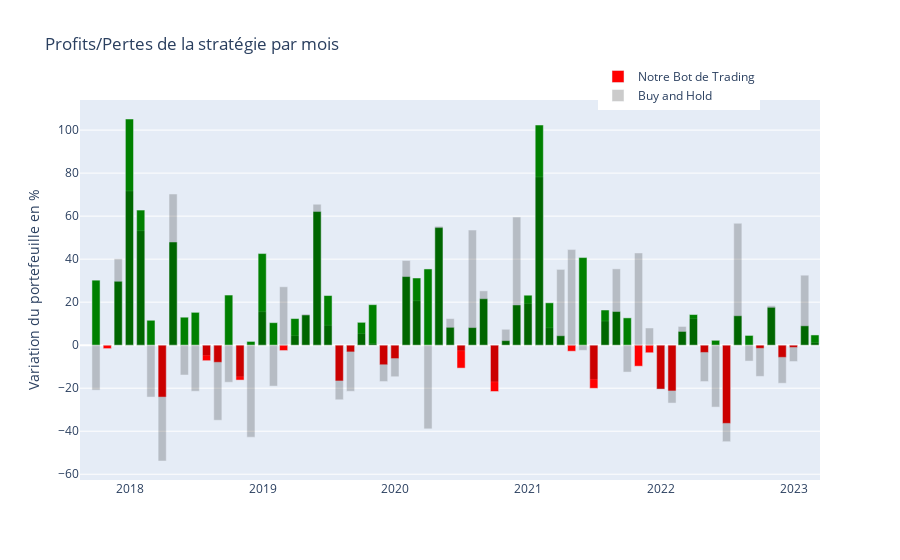

Notebook cell for this chart:
### Code cell
print (rapport)
util_TA.affiche_graphe_score(dt,dfTest)
